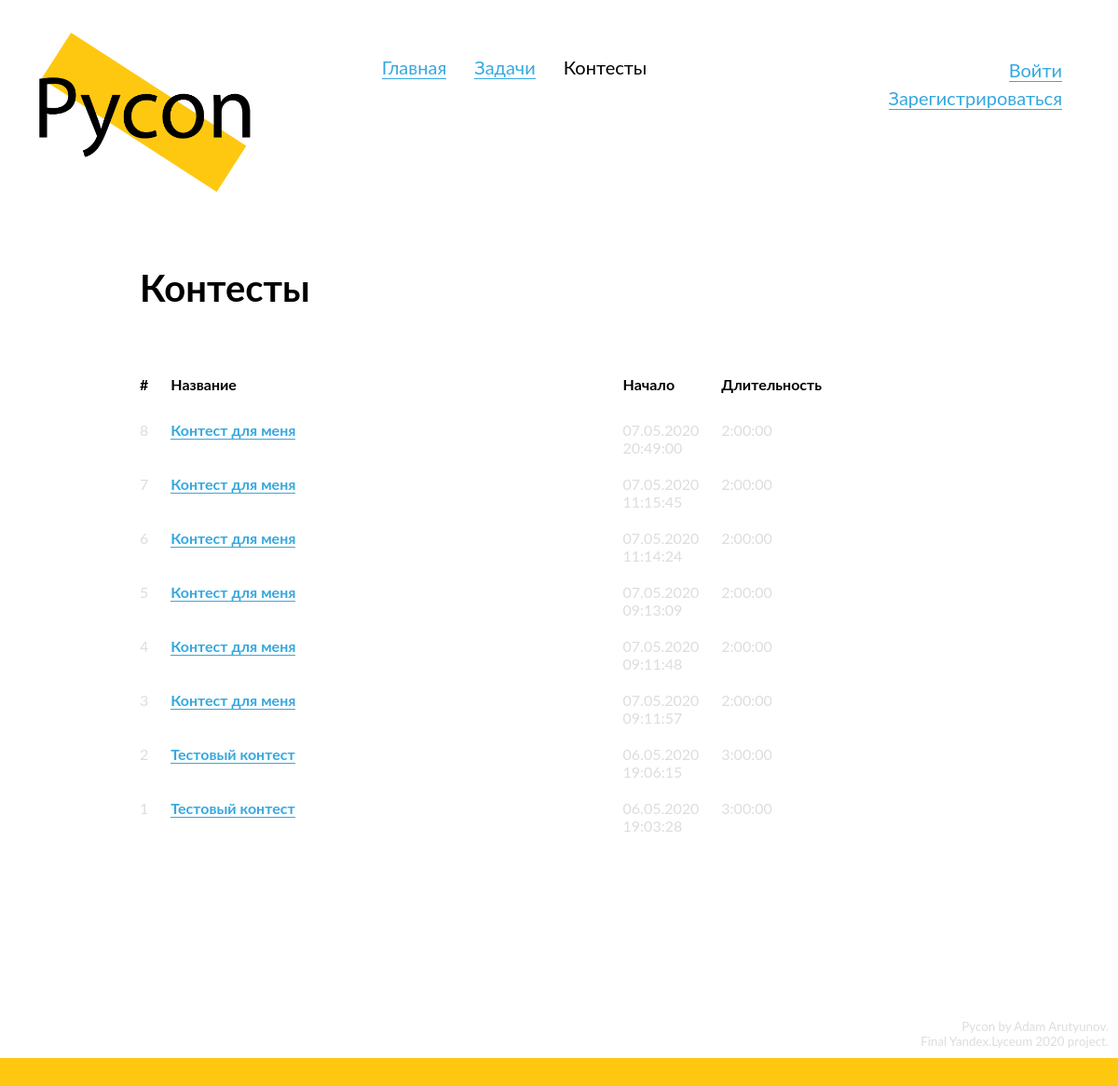
/contests, run on an earlier commit of the app's database.
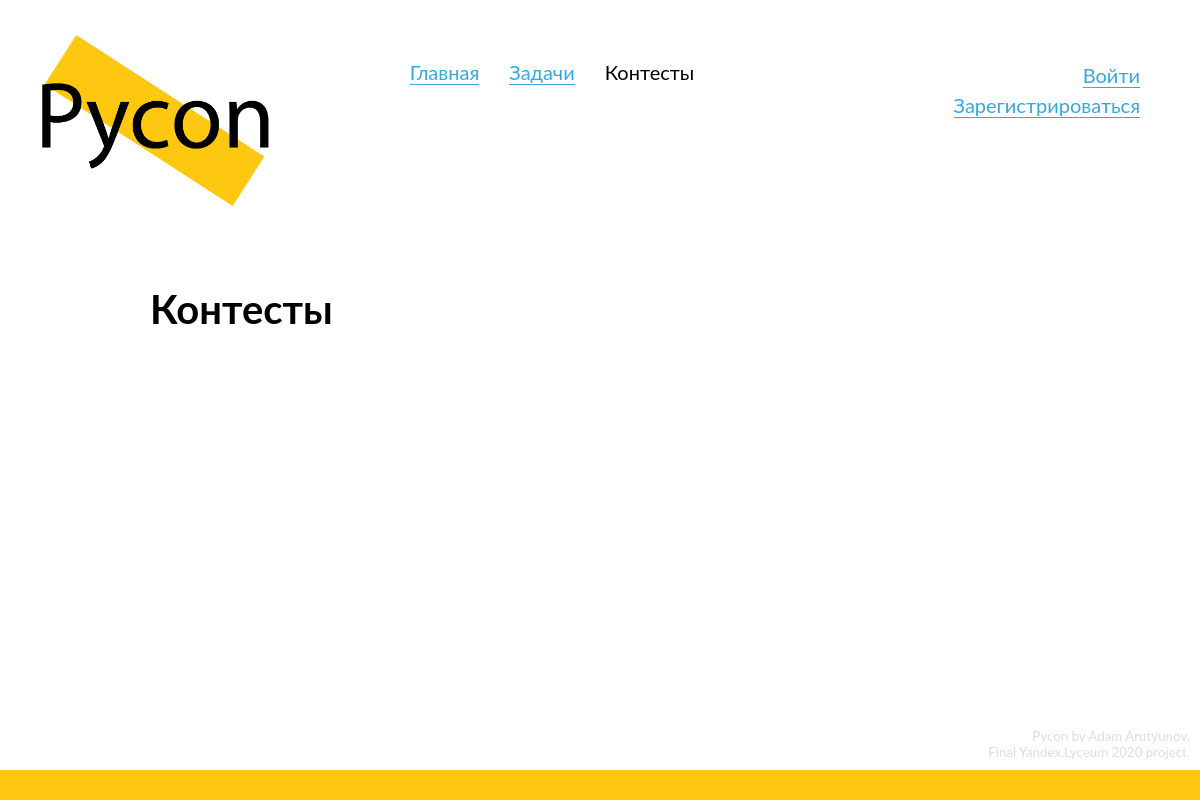
And on a later commit of the database.
### data/models/contest.py (models this page shows, shortened)
class Contest(SqlAlchemyBase, SerializerMixin):
    __tablename__ = 'contests'
    id = Column(Integer, primary_key=True, autoincrement=True)
    name = Column(String, nullable=True)
    problems = orm.relation("Problem",
                            secondary="contest_to_problem",
                            backref="contests")
    start_date = Column(DateTime, default=datetime.datetime.now, nullable=False)
    duration = Column(Interval, nullable=True)
    hidden = Column(Boolean, default=True)
    def is_finished(self):
        if self.duration and datetime.datetime.now() >= self.start_date + self.duration:
            return True
        return False

### Pycon.py (the view)
@app.route('/contests')
def contests():
    session = db_session.create_session()
    contests = session.query(Contest).order_by(Contest.id.desc()).all()
    return render_template('contests.html', title="Контесты",
                           contests=contests)

### data/db_session.py (called while the page is built)
def create_session() -> Session:
    global __scoped_session
    return __scoped_session

### templates/contests.html (shortened to what this page needs)
{% extends "base.html" %}
{% block content %}
  <div class="content-header">
    <h2>
      Контесты
    </h2>
  </div>
  <div class="content-block">
    {% if contests %}
      <table class="submissions-table">
        <tr>
          <th class="id-td">
            <span>
              #
            </span>
          </th>
          <th class="problemname-td">
            <span>
              Название
            </span>
          </th>
          <th class="solutions-td">
            <span>
              Начало
            </span>
          </th>
          <th class="solutions-td">
            <span>
              Длительность
            </span>
          </th>
        </tr>
        {% for contest in contests %}
          <tr {{ "class=inactive-contest" if contest.is_finished() }}>
            <td class="id-td">
              {{ contest.id }}
            </td>
            <td class="problemname-td">
              <a href="/contests/{{ contest.id }}">{{ contest.name }}</a>
            </td>
            <td class="id-td">
              {{ contest.start_date.strftime("%d.%m.%Y<br>%H:%M:%S")|safe }}
            </td>
            <td class="id-td">
              {{ contest.duration.__str__() }}
            </td>
          </tr>
        {% endfor %}
      </table>
    {% endif %}
  </div>
{% endblock %}

### templates/base.html (shortened to what this page needs)
<!doctype html>
<html lang="en">
  <head>
      <link rel="stylesheet" type="text/css" href="/static/css/style.css">
      <link href="/static/css/codemirror.css" rel="stylesheet">
  </head>
<body>
  <header>
      <a href="/" style="border: none;">
        <div id="logo">
          <img src="/static/img/logo.png">
        </div>
      </a>
      <div id="header-links">
      </div>
      <div id="login-block">
        {% if current_user.is_authenticated %}
          Вы вошли как <b>{{ current_user.login }}</b><br>
          <script>
            document.write(`<a href="/logout?next=${path}">Выйти</a><br>`)
          </script>
        {% else %}
          <a href="/register">Зарегистрироваться</a>
        {% endif %}
      </div>
  </header>
  <main role="main" id="main">
      {% block content %}{% endblock %}
  </main>
  <footer>
    <div id="credits">
      Pycon by Adam Arutyunov.<br>
      Final Yandex.Lyceum 2020 project.<br>
    </div>
    <div id="footer-div"></div>
  </footer>
</body>
</html>

### static/css/style.css (style rules this page uses)
* { margin: 0; padding: 0; position: relative; }
html { height: 100%; }
:root { --primary-color: #FEC811; --light-grey: #D0D0D0; --very-light-grey: #ECECEC; }
body { position: relative; font-family: "Lato"; font-size: 14pt; min-height: 100%; }
img { width: 100%; }
footer { position: absolute; bottom: 0; width: 100%; }
a { text-decoration: none; color: #35A8E0; border-bottom: 1px solid #35A8E0; }
h2 { font-size: 30pt; margin-bottom: 50px; }
.content-header { margin-bottom: 50px; }
#login-block { display: inline-block; vertical-align: top; margin-top: 60px; float: right; margin-right: 60px; text-align: right; font-size: 15pt; line-height: 1.5; }
#footer-div { height: 30px; background-color: var(--primary-color); }
#credits { font-size: 10pt; color: #DDD; margin: 10px; text-align: right; }
#logo { width: 20%; margin-left: 35px; margin-top: 35px; display: inline-block; }
#main { margin-top: 75px; margin-left: 150px; width: 65%; min-width: 600px; padding-bottom: 200px; }
#header-links { display: inline-block; margin-left: 130px; margin-top: 60px; vertical-align: top; font-size: 15pt; }

What changed in the data, as far as the page shows it:
removed Contest: id "8", name "Контест для меня", start_date "07.05.2020 20:49:00", duration.__str__ "2:00:00"
removed Contest: id "7", name "Контест для меня", start_date "07.05.2020 11:15:45", duration.__str__ "2:00:00"
removed Contest: id "6", name "Контест для меня", start_date "07.05.2020 11:14:24", duration.__str__ "2:00:00"
removed Contest: id "5", name "Контест для меня", start_date "07.05.2020 09:13:09", duration.__str__ "2:00:00"
removed Contest: id "4", name "Контест для меня", start_date "07.05.2020 09:11:48", duration.__str__ "2:00:00"
removed Contest: id "3", name "Контест для меня", start_date "07.05.2020 09:11:57", duration.__str__ "2:00:00"
removed Contest: id "2", name "Тестовый контест", start_date "06.05.2020 19:06:15", duration.__str__ "3:00:00"
removed Contest: id "1", name "Тестовый контест", start_date "06.05.2020 19:03:28", duration.__str__ "3:00:00"
Also different on the page:
text no longer shown: "# Название Начало Длительность"
